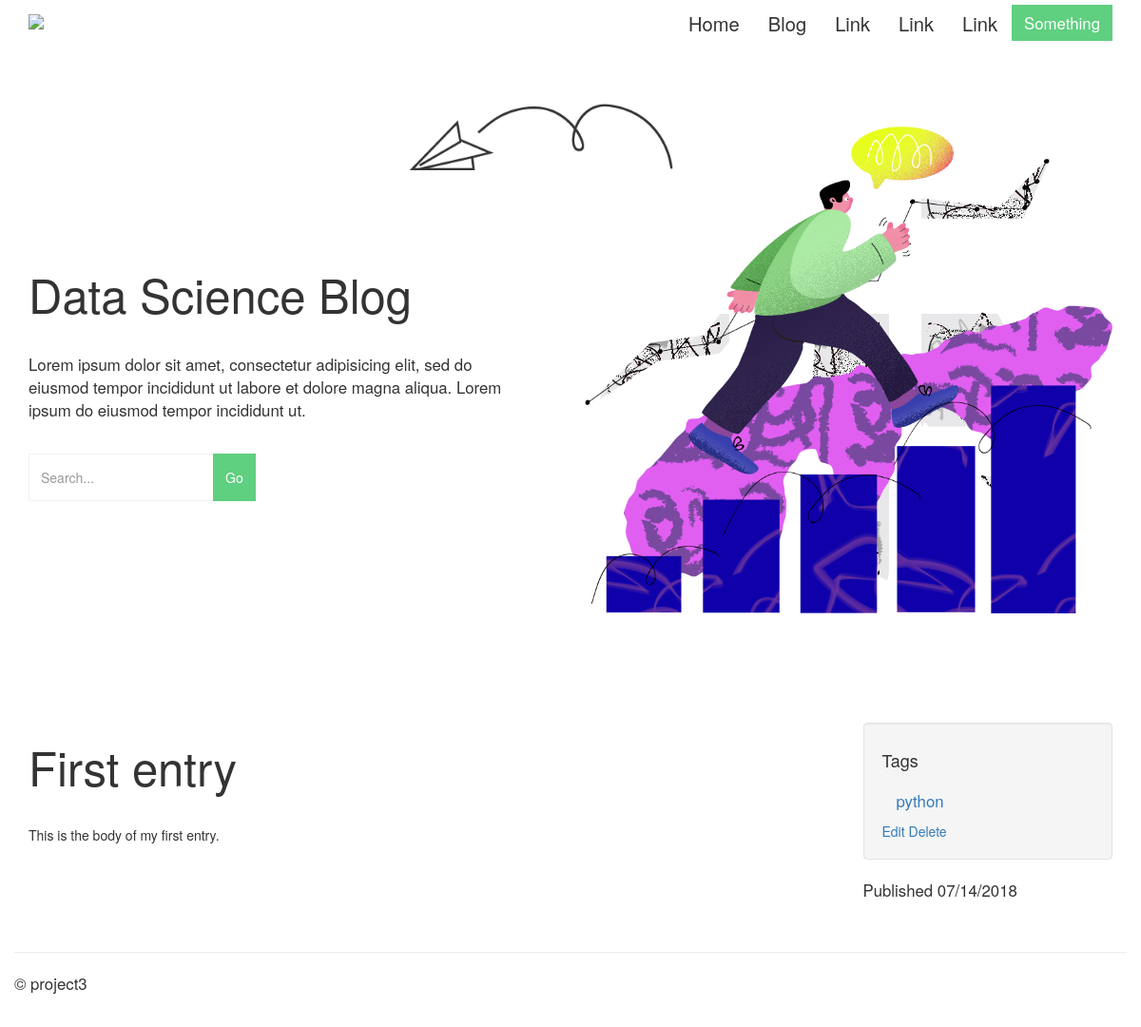
Screenshot of /entries/first-entry/ with the database file from the repository.
### models.py (models this page shows, shortened)
class Entry(db.Model):
    STATUS_PUBLIC = 0
    STATUS_DRAFT = 1
    STATUS_DELETED = 2
    id     = db.Column(db.Integer, primary_key=True)
    title  = db.Column(db.String(100))
    slug   = db.Column(db.String(100), unique=True)
    body   = db.Column(db.Text)
    status = db.Column(db.SmallInteger, default=STATUS_PUBLIC)
    created_timestamp  = db.Column(db.DateTime, default=datetime.datetime.now)
    modified_timestamp = db.Column(db.DateTime,default=datetime.datetime.now, onupdate=datetime.datetime.now)
    tags = db.relationship('Tag', secondary=entry_tags, backref=db.backref('entries', lazy='dynamic'))

class Tag(db.Model):
    id   = db.Column(db.Integer, primary_key=True)
    name = db.Column(db.String(64))
    slug = db.Column(db.String(64), unique=True)

### entries/blueprint.py (the view)
@entries.route('/<slug>/')
def detail(slug):
    entry = Entry.query.filter(Entry.slug == slug).first_or_404()
    return render_template('entries/detail.html', entry=entry)

### entries/templates/entries/detail.html (shortened to what this page needs)
{% extends "base.html" %}
{% block content_title %}{{ entry.title }}{% endblock %}
{% block sidebar %}
  <ul class="well nav nav-list">
    <li><h4>Tags</h4></li>
    {% for tag in entry.tags %}
      <li><a href="{{ url_for('entries.tag_detail', slug=tag.slug) }}">{{ tag.name }}</a></li>
    {% endfor %}
    <a href="{{ url_for('entries.edit', slug=entry.slug) }}">Edit</a>
    <a href="{{ url_for('entries.delete', slug=entry.slug) }}">Delete</a>
  </ul>
  <p>Published {{ entry.created_timestamp.strftime('%m/%d/%Y') }}</p>
{% endblock %}
{% block content %}
  {{ entry.body }}
{% endblock %}

### static/css/main.css (style rules this page uses)
body { color: #333; }
p { font-size: 1.2em; font-weight: 400; margin-bottom: 2em; }
li { font-size: 1.2em; }

### templates/base.html (style rules this page uses)
body { padding-top: 60px; }

### rows the page displays
Entry: title "First entry", body "This is the body of my first entry.", created_timestamp "07/14/2018"
Tag: name "python"
